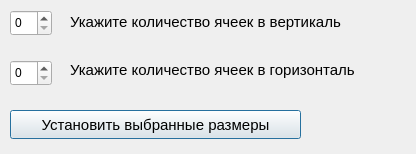
<?xml version="1.0" encoding="UTF-8"?>
<ui version="4.0">
 <class>Dialog</class>
 <widget class="QDialog" name="Dialog">
  <property name="geometry">
   <rect>
    <x>0</x>
    <y>0</y>
    <width>416</width>
    <height>154</height>
   </rect>
  </property>
  <property name="windowTitle">
   <string>Dialog</string>
  </property>
  <widget class="QSpinBox" name="spinBox">
   <property name="geometry">
    <rect>
     <x>10</x>
     <y>10</y>
     <width>42</width>
     <height>26</height>
    </rect>
   </property>
  </widget>
  <widget class="QSpinBox" name="spinBox_2">
   <property name="geometry">
    <rect>
     <x>10</x>
     <y>60</y>
     <width>42</width>
     <height>26</height>
    </rect>
   </property>
  </widget>
  <widget class="QLabel" name="label">
   <property name="geometry">
    <rect>
     <x>70</x>
     <y>12</y>
     <width>331</width>
     <height>20</height>
    </rect>
   </property>
   <property name="font">
    <font>
     <pointsize>11</pointsize>
    </font>
   </property>
   <property name="text">
    <string>Укажите количество ячеек в вертикаль</string>
   </property>
  </widget>
  <widget class="QLabel" name="label_2">
   <property name="geometry">
    <rect>
     <x>70</x>
     <y>60</y>
     <width>351</width>
     <height>20</height>
    </rect>
   </property>
   <property name="font">
    <font>
     <pointsize>11</pointsize>
    </font>
   </property>
   <property name="text">
    <string>Укажите количество ячеек в горизонталь</string>
   </property>
  </widget>
  <widget class="QPushButton" name="pushButton">
   <property name="geometry">
    <rect>
     <x>10</x>
     <y>110</y>
     <width>291</width>
     <height>29</height>
    </rect>
   </property>
   <property name="font">
    <font>
     <pointsize>11</pointsize>
    </font>
   </property>
   <property name="text">
    <string>Установить выбранные размеры</string>
   </property>
  </widget>
 </widget>
 <resources/>
 <connections/>
</ui>
